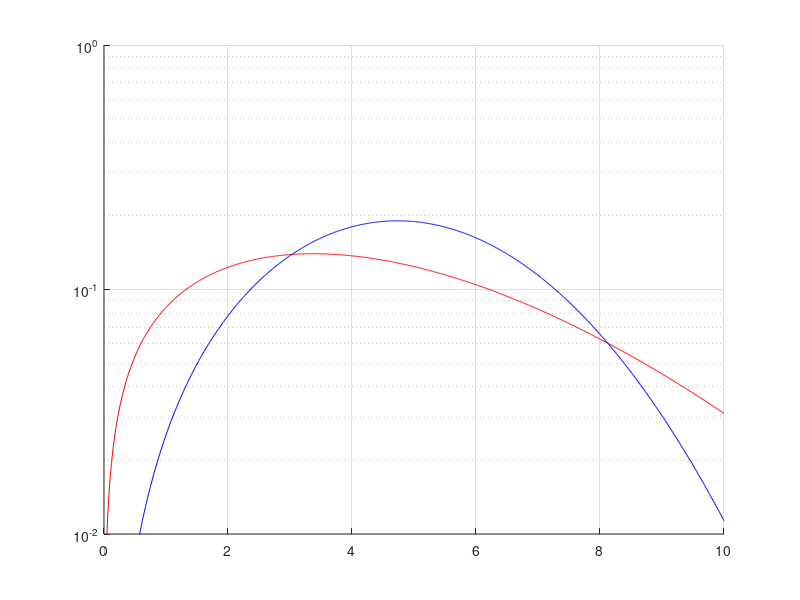

Source code (MATLAB):

function test()
clc;
clear;

LLess = 5.60757; GLess = 1.71711;       % cov 0.6 'red'
LMore = 5.62281; GMore= 2.6957;         % cov 0.4 'blue'

MeanLess = LLess* gamma(1+1/GLess)
MeanMore = LMore* gamma(1+1/GMore)

SDLess = sqrt( (LLess^2 ) * (gamma(1+2/GLess) - gamma(1+1/GLess)^2  ))
SDMore = sqrt( (LMore^2 ) * (gamma(1+2/GMore) - gamma(1+1/GMore)^2 ))

covLess = SDLess / MeanLess
covMore = SDMore / MeanMore


% figure;
% hold on;
% plothaz(LLess, GLess,'r');
% plothaz(LMore, GMore,'b');

figure;
hold on;
PlotPDFs(LLess, GLess,'r');
PlotPDFs(LMore, GMore,'b');


function PlotPDFs(L, G, c)
t=0:0.01:10;
plot(t,  wblpdf(t,L,G),c);
grid on;
set(gca, 'YScale', 'log');
axis([0 10 10^-2, 10^0])


function plothaz(L,G, c)
t=0:0.001:1;
plot(t,  G*L*(t.*L).^(G-1),c);
%plot(t,wblpdf(t,L,G) ./ (1-wblpdf(t,L,G)));
grid on;
set(gca, 'YScale', 'log');
axis([0 60 10^-3, 10^2])
